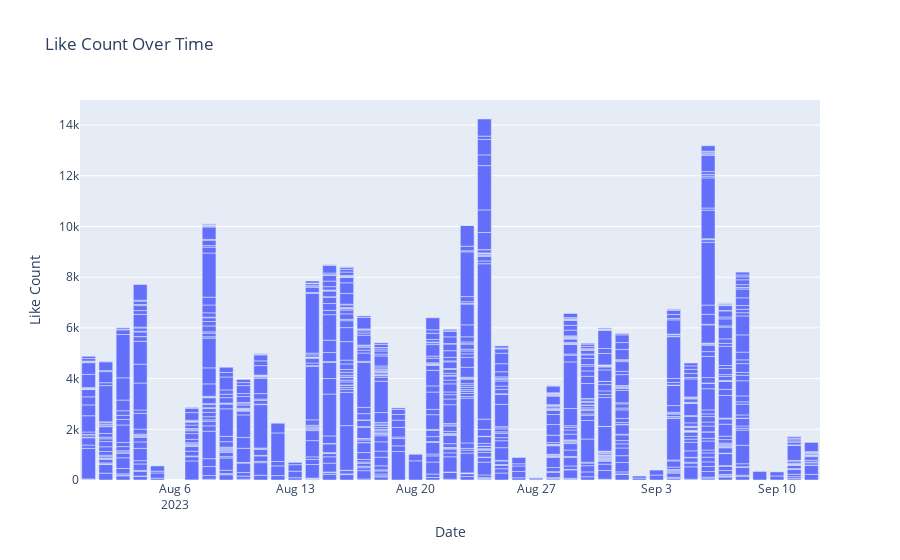

This figure's notebook cell:
### Markdown cell above
**Like count v/s Time**

### Code cell
''' 
This code will generate a bar chart where the x-axis represents dates and y-axis represents the number of likes.
Each bar will represent the number of likes received for a specific date.
'''

fig = go.Figure(data=go.Bar(x=df['date'], y=df['likecount']))
fig.update_layout(title='Like Count Over Time', xaxis_title='Date', yaxis_title='Like Count')
fig.show()

# Findings:
# 24 August 2023 has highest number of likes.
# 6 September 2023 has second highest number of likes.

### Figure 1 — Plotly figure (JSON) as saved in the notebook; plotly's stock layout.template omitted (floating-point values rounded to 4 significant figures; data arrays with more than 128 entries replaced by an {"elided": "..."} marker saying what was removed)
{"data": [{"type": "bar", "x": {"elided": "1054 str values"}, "y": {"elided": "1054 int values"}}], "layout": {"title": {"text": "Like Count Over Time"}, "xaxis": {"title": {"text": "Date"}}, "yaxis": {"title": {"text": "Like Count"}}}}
